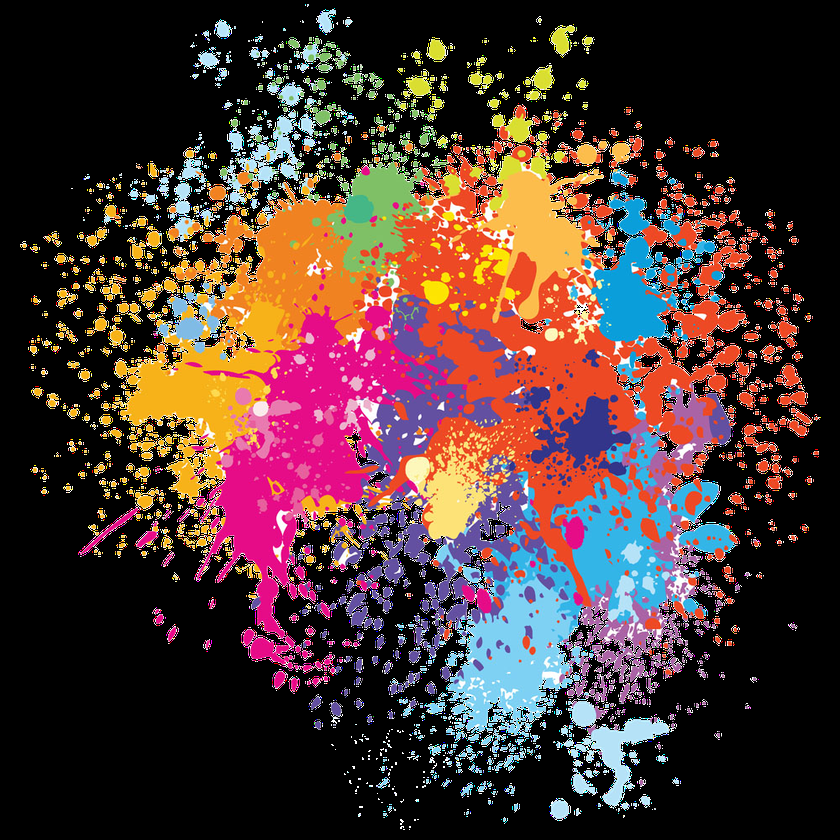
#> input picture week-3_lab-1/pngimage.png, 840 x 840 px, shrunk from 1000 x 1000 before the run
$ jupyter execute task-1.ipynb
#> lines starting #> are read from the running program, lines starting #| are printed output that depends on the picture
# Lab 3 – Task 1: Translation

Translation shifts an image by adjusting pixel coordinates.

The OpenCV 2×3 transformation matrix is:

$$T = \begin{bmatrix} 1 & 0 & t_x \\ 0 & 1 & t_y \end{bmatrix}$$

- `tx` > 0 → shift right, `tx` < 0 → shift left
- `ty` > 0 → shift down,  `ty` < 0 → shift up

[cell 1]
import cv2
import numpy as np
import matplotlib.pyplot as plt

# Load image (replace path with 'lena.png' if available)
image = cv2.imread('../week-3_lab-1/pngimage.png')
#> image is the input picture: shape (840, 840, 3); mean B, G, R 51.8, 54.6, 77.7
image_rgb = cv2.cvtColor(image, cv2.COLOR_BGR2RGB)
h, w = image.shape[:2]
#> h = 840; w = 840
print(f'Image shape: {image.shape}')
#| Image shape: (840, 840, 3)

## Original Example – Shift 100 px right, 50 px down

[cell 2]
# Original example from the lab
translation_matrix = np.float32([[1, 0, 100], [0, 1, 50]])
translated_image = cv2.warpAffine(image, translation_matrix, (w, h))
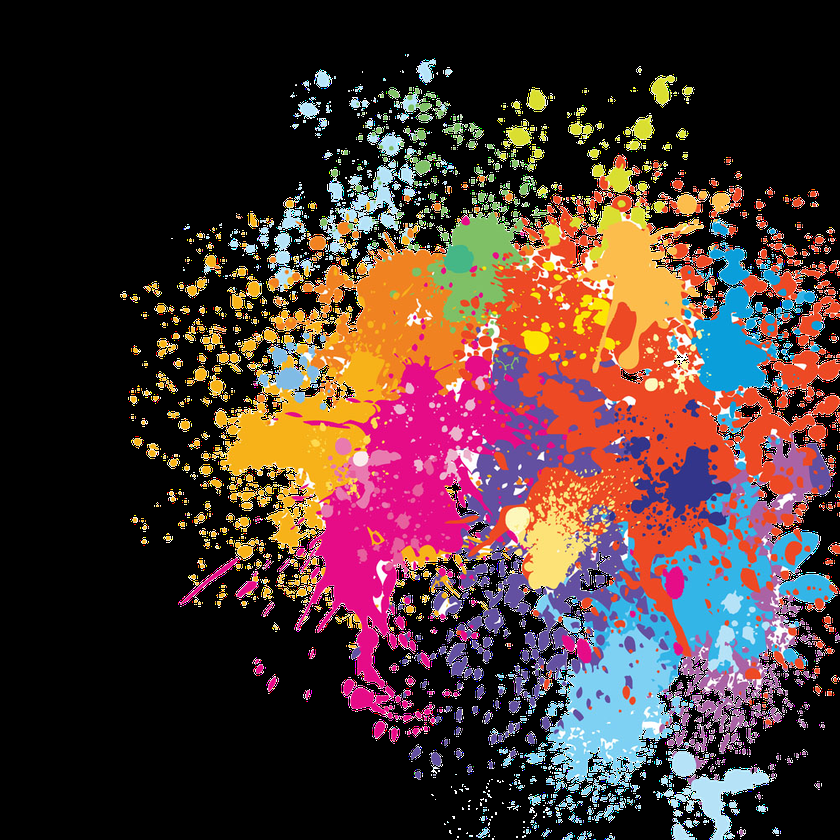
#> translated_image: shape (840, 840, 3); mean B, G, R 50.5, 53.2, 75.3

fig, axes = plt.subplots(1, 2, figsize=(12, 5))
axes[0].imshow(image_rgb)
axes[0].set_title('Original Image')
axes[0].axis('off')

axes[1].imshow(cv2.cvtColor(translated_image, cv2.COLOR_BGR2RGB))
axes[1].set_title('Translated: +100 right, +50 down')
axes[1].axis('off')

plt.tight_layout()
plt.show()
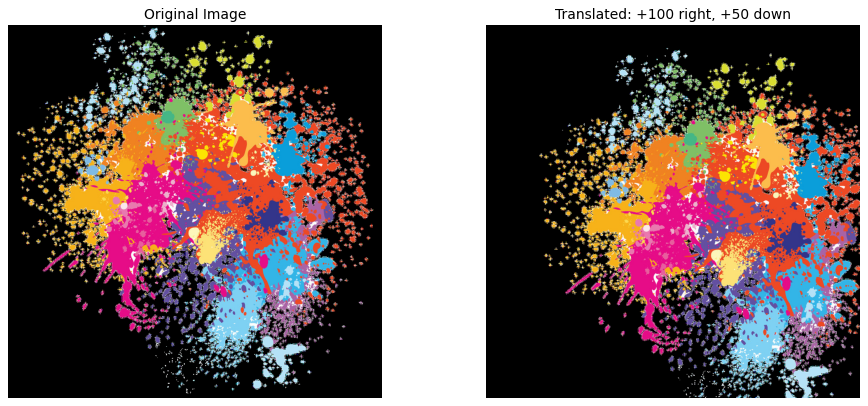
#> figure drawn by matplotlib, 2 panels
print(f'Translated image shape: {translated_image.shape}')
#| Translated image shape: (840, 840, 3)

## Task 1.1 – Experiment with Different Translations

[cell 3]
# Different translation values
translations = [
    (50,  50,  'tx=+50, ty=+50  (right & down)'),
    (200, 100, 'tx=+200, ty=+100 (far right & down)'),
    (0,   150, 'tx=0, ty=+150   (down only)'),
    (150, 0,   'tx=+150, ty=0   (right only)'),
]

fig, axes = plt.subplots(1, len(translations) + 1, figsize=(18, 5))
axes[0].imshow(image_rgb)
axes[0].set_title('Original')
axes[0].axis('off')

for idx, (tx, ty, title) in enumerate(translations):
    M = np.float32([[1, 0, tx], [0, 1, ty]])
    result = cv2.warpAffine(image, M, (w, h))
    axes[idx + 1].imshow(cv2.cvtColor(result, cv2.COLOR_BGR2RGB))
    axes[idx + 1].set_title(title, fontsize=9)
    axes[idx + 1].axis('off')
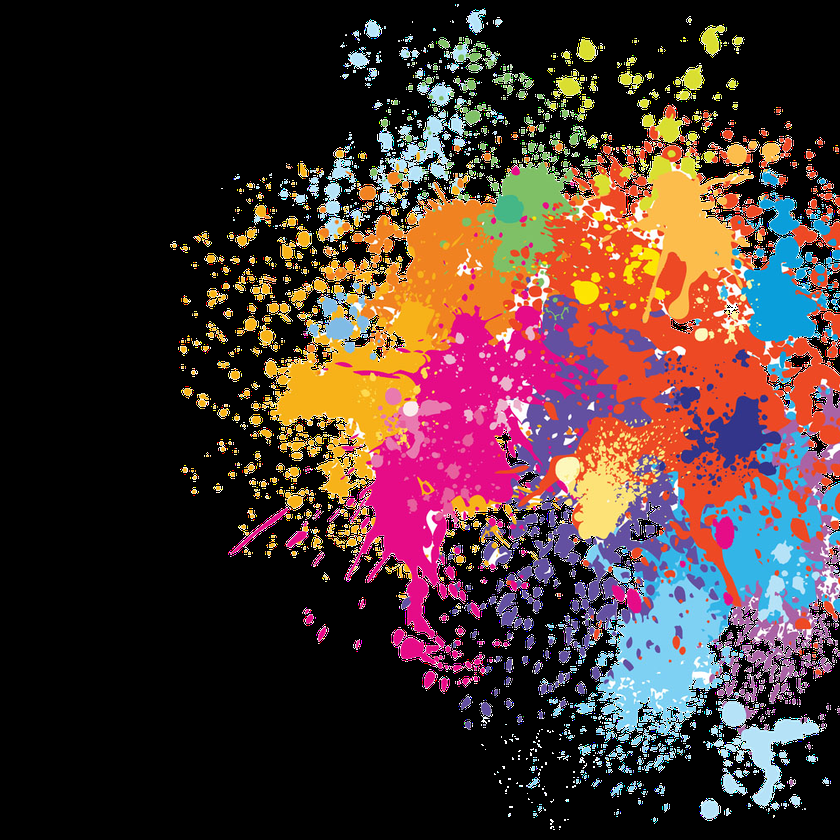
#> result: shape (840, 840, 3); mean B, G, R 48.7, 51.4, 72.2

plt.suptitle('Task 1.1 – Different Positive Translations', fontsize=13)
plt.tight_layout()
plt.show()
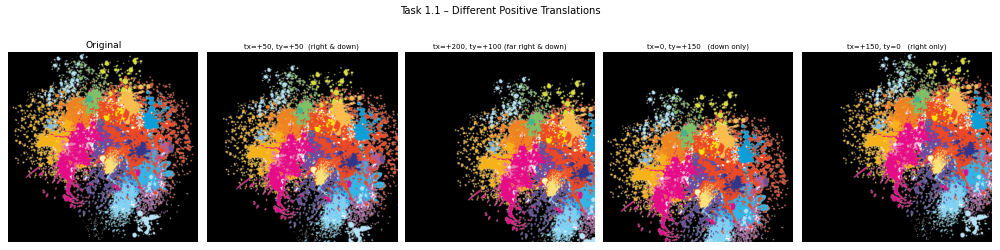
#> figure drawn by matplotlib, 5 panels

## Task 1.2 – Negative Shifts (Moving the Image Left or Up)

[cell 4]
# Negative translation values
neg_translations = [
    (-100,    0, 'tx=-100  (left)'),
    (   0, -100, 'ty=-100  (up)'),
    (-100, -100, 'tx=-100, ty=-100 (left & up)'),
    (-200,  -80, 'tx=-200, ty=-80  (far left & up)'),
]

fig, axes = plt.subplots(1, len(neg_translations) + 1, figsize=(18, 5))
axes[0].imshow(image_rgb)
axes[0].set_title('Original')
axes[0].axis('off')

for idx, (tx, ty, title) in enumerate(neg_translations):
    M = np.float32([[1, 0, tx], [0, 1, ty]])
    result = cv2.warpAffine(image, M, (w, h))
    axes[idx + 1].imshow(cv2.cvtColor(result, cv2.COLOR_BGR2RGB))
    axes[idx + 1].set_title(title, fontsize=9)
    axes[idx + 1].axis('off')
#> this loop made 4 passes
#> pass 1, `result = cv2.warpAffine(image, M, (w, h))`:
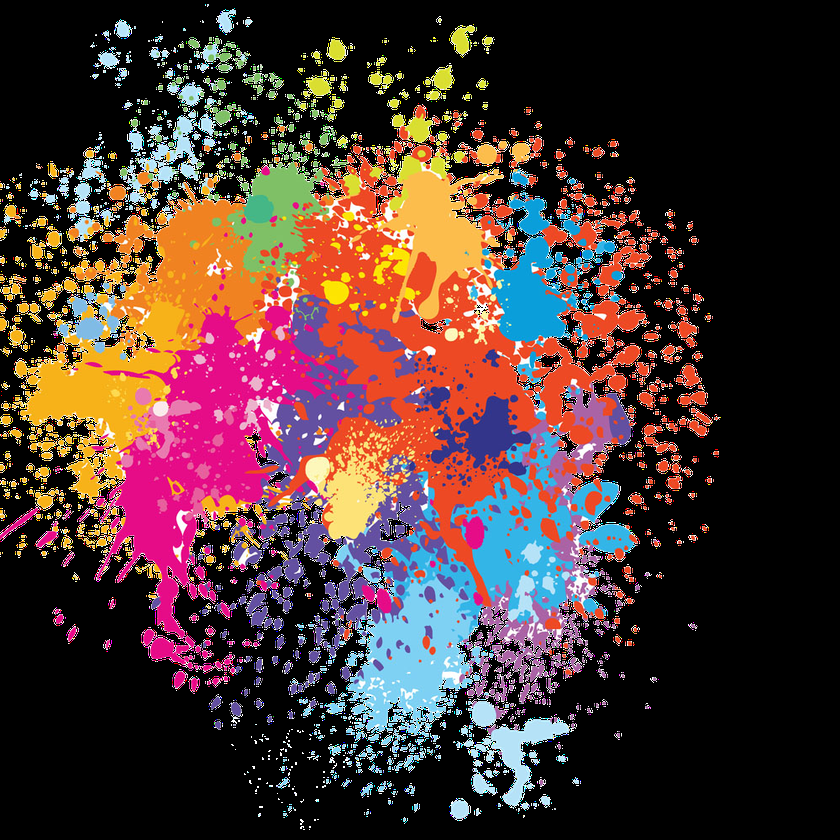
#> result: shape (840, 840, 3); mean B, G, R 51.3, 53.8, 76.6
#> pass 3, `result = cv2.warpAffine(image, M, (w, h))`:
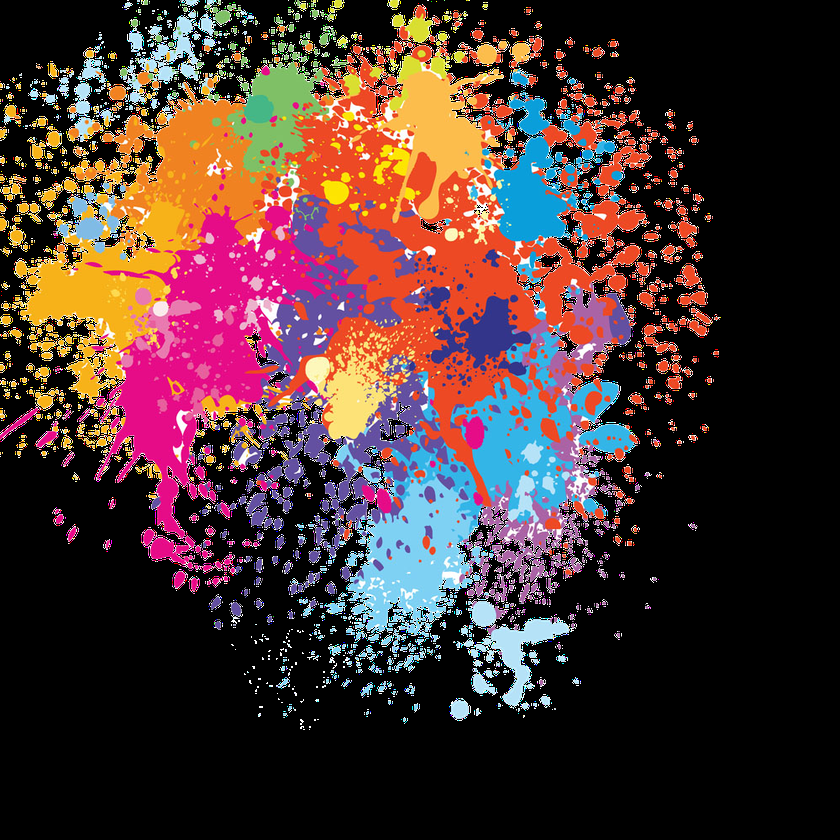
#> result: shape (840, 840, 3); mean B, G, R 49.8, 51.6, 74.6
#> after the loop:
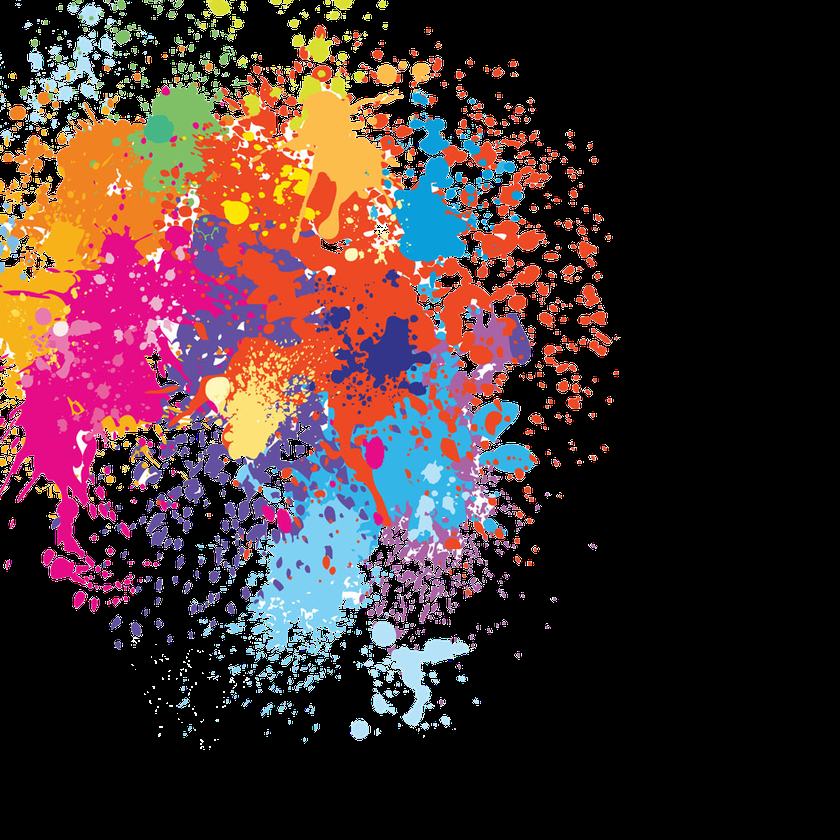
#> result: shape (840, 840, 3); mean B, G, R 47.4, 47.4, 69.1

plt.suptitle('Task 1.2 – Negative Translations (left / up)', fontsize=13)
plt.tight_layout()
plt.show()
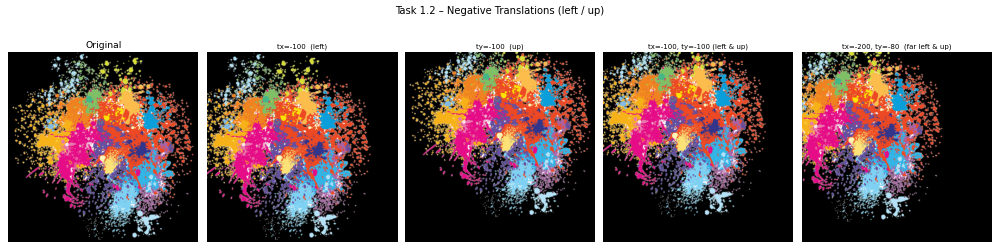
#> figure drawn by matplotlib, 5 panels
